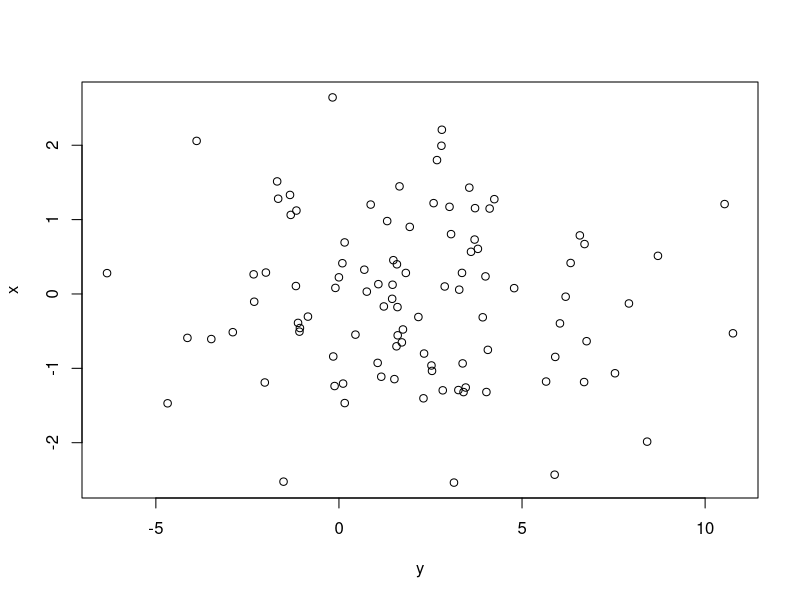

R code for this plot:
## ---- chunk 1
knitr::opts_chunk$set(echo = TRUE)
## ---- chunk 2
# Read in some data
x <- rnorm(100, 0, 1)
y <- rnorm(100, 2, 3)

## ---- chunk 3

plot(x~y)

## ---- chunk 4


# creating a data frame containing Kevins friends names
friend.data <- data.frame(
    KevinsFriendsName = c("Billy", "George", 
                    "Wanda", "Karen", 
                    "Fred"),
    Species = c("Frog", "Cow", "Dolphin", "Giraffe", "Spider"),
    stringsAsFactors = FALSE
)
# print the data frame
print(friend.data)

